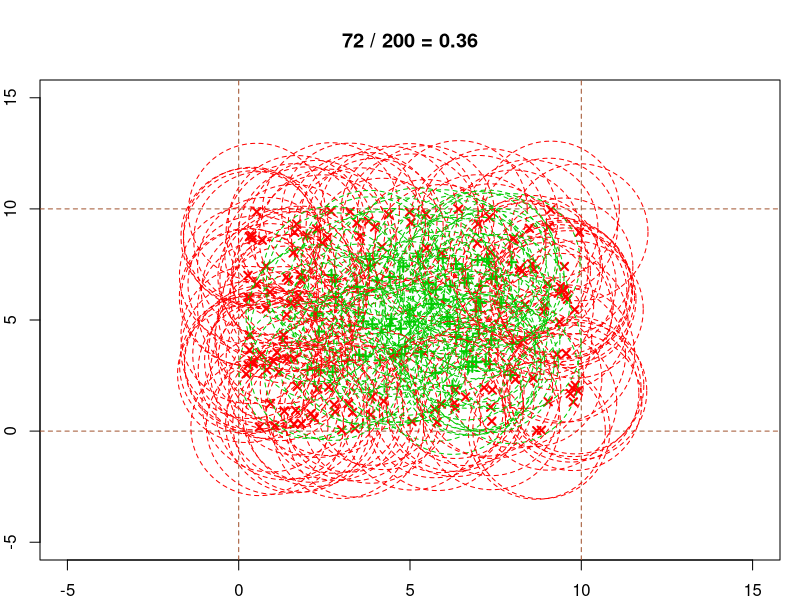

The R script that drew this image:
# Priklad 12

a <- 10
r <- 2
n <- 200

par (mfrow = c(1,1), mar = c (2,2,4,1))
plot (c(-a/2, 3/2*a), c(-a/2, 3/2*a), type = "n")
abline (h = 0, col = "sienna", lty = 2)
abline (h = a, col = "sienna", lty = 2)
abline (v = 0, col = "sienna", lty = 2)
abline (v = a, col = "sienna", lty = 2)

Sx <- runif (n, min = 0, max = a) 
Sy <- runif (n, min = 0, max = a) 

V <- data.frame (cbind (Sx, Sy))
V$ok <- (V$Sx > r) & (V$Sx < a - r) & (V$Sy > r) & (V$Sy < a - r)
V$color <- ifelse (V$ok, "#00cc00", "#ff0000")
V$symbol <- ifelse (V$ok, 3, 4)

points (V$Sx, V$Sy, col = V$color, pch = V$symbol, lwd = 2)
nA <- sum (V$ok)
fA <- nA / n
title (main = paste (nA, "/", n, "=", fA))

# zakomentujte nasl. radek, pokud nechcete kreslit obrys micku
symbols (V$Sx, V$Sy, circles = rep (r, nrow (V)), fg = V$color, lty = 2, inches = FALSE, add = TRUE)

